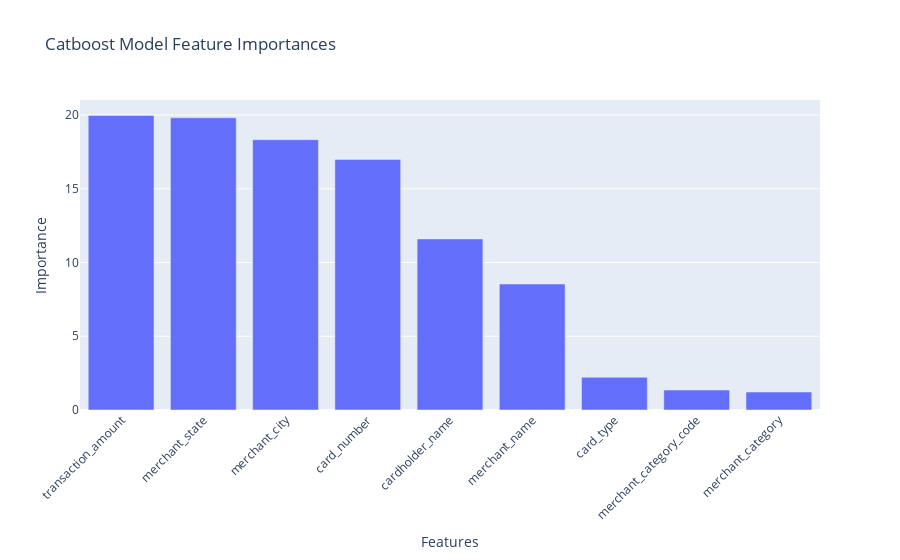

This figure's notebook cell:
### Markdown cell above
### Feature Importance with the Catboost Model

### Code cell
# Get the feature importance values
feature_importance = cb.feature_importances_

# Get feature names
feature_names = cb.feature_names_

# sort features in descending orders
sorted_indices = np.argsort(feature_importance)[::-1]
sorted_feature_importance = feature_importance[sorted_indices]
sorted_feature_names = np.array(feature_names)[sorted_indices]

# Create a bar plot
fig = go.Figure(data=[go.Bar(x=sorted_feature_names, y=sorted_feature_importance)])

fig.update_layout(title="Catboost Model Feature Importances", xaxis_title="Features", yaxis_title="Importance", xaxis_tickangle=-45)
fig.show()

### Figure 1 — Plotly figure (JSON) as saved in the notebook; plotly's stock layout.template omitted (floating-point values rounded to 4 significant figures)
{"data": [{"type": "bar", "x": ["transaction_amount", "merchant_state", "merchant_city", "card_number", "cardholder_name", "merchant_name", "card_type", "merchant_category_code", "merchant_category"], "y": [19.97, 19.81, 18.32, 16.98, 11.6, 8.538, 2.217, 1.349, 1.216]}], "layout": {"autosize": true, "title": {"text": "Catboost Model Feature Importances"}, "xaxis": {"autorange": true, "range": [-0.5, 8.5], "tickangle": -45, "title": {"text": "Features"}, "type": "category"}, "yaxis": {"autorange": true, "range": [0, 21.02], "title": {"text": "Importance"}, "type": "linear"}}}
